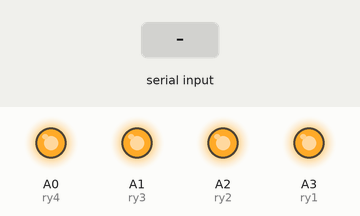
The sketch below on a simulated Arduino Uno, built with avr-gcc and run on an emulated ATmega328P. On the bench: output pins drawn as LEDs (lit = HIGH). The inputs (shaded band) are chosen by the test bench.

Above: at 1.2 s.
1.3 s: "A" received over the second serial link
At 2.5 s:
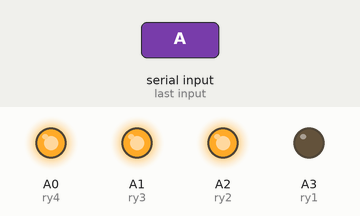
2.8 s: "B" received over the second serial link
At 3.8 s:
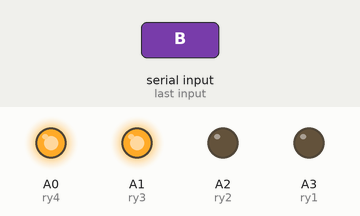
4.3 s: "a" received over the second serial link
At 4.9 s:
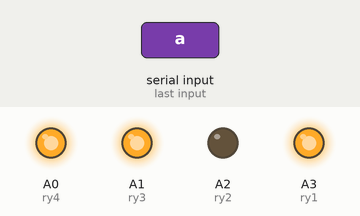
5.8 s: "C" received over the second serial link
At 6.1 s:
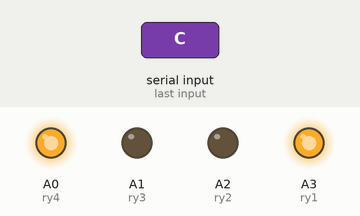
7.3 s: "b" received over the second serial link
At 8.4 s:
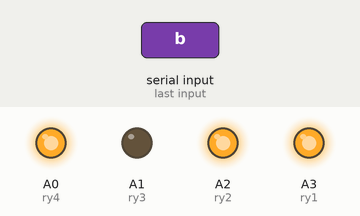
8.8 s: "D" received over the second serial link
At 9.5 s:
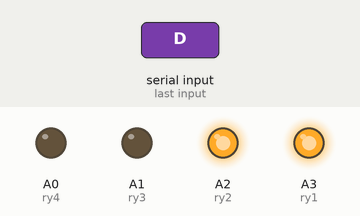
Timing chart, 0 to 11.3 s (numbered marks = the images above; inputs shaded):
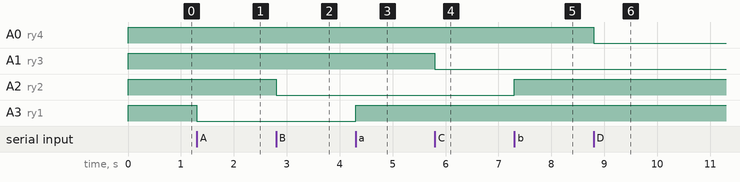

The sketch:

AndroidRelayCTRL.ino
```cpp
#include <SoftwareSerial.h>

SoftwareSerial mySerial(10, 11); // RX, TX

const int ry1=A3;
const int ry2=A2;
const int ry3=A1;
const int ry4=A0;
void setup()
{
  pinMode(ry1,OUTPUT);
  pinMode(ry2,OUTPUT);
  pinMode(ry3,OUTPUT);
  pinMode(ry4,OUTPUT);
  digitalWrite(ry1,HIGH);
  digitalWrite(ry2,HIGH);
  digitalWrite(ry3,HIGH);
  digitalWrite(ry4,HIGH);
  mySerial.begin(9600);
}
char x;
void loop()
{
  if (mySerial.available())
  {
    x=mySerial.read();
  }
  switch(x)
  {
    case 'A':
          digitalWrite(ry1,LOW);
          break;
    case 'a':
          digitalWrite(ry1,HIGH);
          break;
    case 'B':
          digitalWrite(ry2,LOW);
          break;
    case 'b':
          digitalWrite(ry2,HIGH);
          break;
    case 'C':
          digitalWrite(ry3,LOW);
          break;
    case 'c':
          digitalWrite(ry3,HIGH);
          break;
    case 'D':
          digitalWrite(ry4,LOW);
          break;
    case 'd':
          digitalWrite(ry4,HIGH);
          break;
  }
}
```

Measured:
- after the input at 1.3 s, A3 (ry1): HIGH → LOW at once
- after the input at 2.8 s, A2 (ry2): HIGH → LOW at once
- after the input at 4.3 s, A3 (ry1): LOW → HIGH at once
- after the input at 5.8 s, A1 (ry3): HIGH → LOW at once
- after the input at 7.3 s, A2 (ry2): LOW → HIGH at once
- after the input at 8.8 s, A0 (ry4): HIGH → LOW at once
